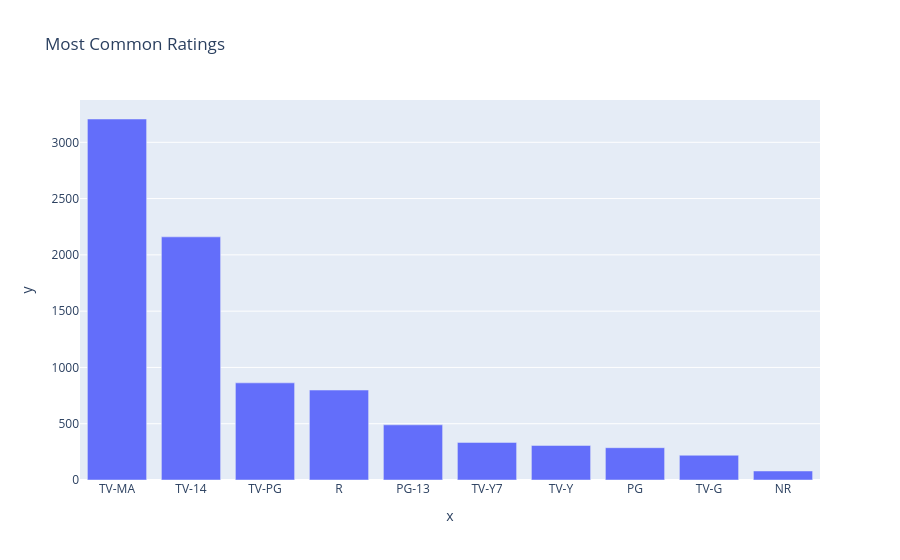

Source (notebook cell):
### Code cell
most_common_ratings = df['rating'].value_counts().head(10)
print(f"Most Common Ratings:\n{most_common_ratings}")
fig=px.bar(x=most_common_ratings.index,
             y=most_common_ratings.values,
             title='Most Common Ratings')
fig.update_traces(textposition='inside')
fig.show()

### Figure 1 — Plotly figure (JSON) as saved in the notebook; plotly's stock layout.template omitted (floating-point values rounded to 4 significant figures)
{"data": [{"hovertemplate": "x=%{x}<br>y=%{y}<extra></extra>", "legendgroup": "", "marker": {"color": "#636efa", "pattern": {"shape": ""}}, "name": "", "orientation": "v", "showlegend": false, "textposition": "inside", "type": "bar", "x": ["TV-MA", "TV-14", "TV-PG", "R", "PG-13", "TV-Y7", "TV-Y", "PG", "TV-G", "NR"], "xaxis": "x", "y": [3207, 2160, 863, 799, 490, 334, 307, 287, 220, 80], "yaxis": "y"}], "layout": {"barmode": "relative", "legend": {"tracegroupgap": 0}, "title": {"text": "Most Common Ratings"}, "xaxis": {"anchor": "y", "domain": [0, 1], "title": {"text": "x"}}, "yaxis": {"anchor": "x", "domain": [0, 1], "title": {"text": "y"}}}}
